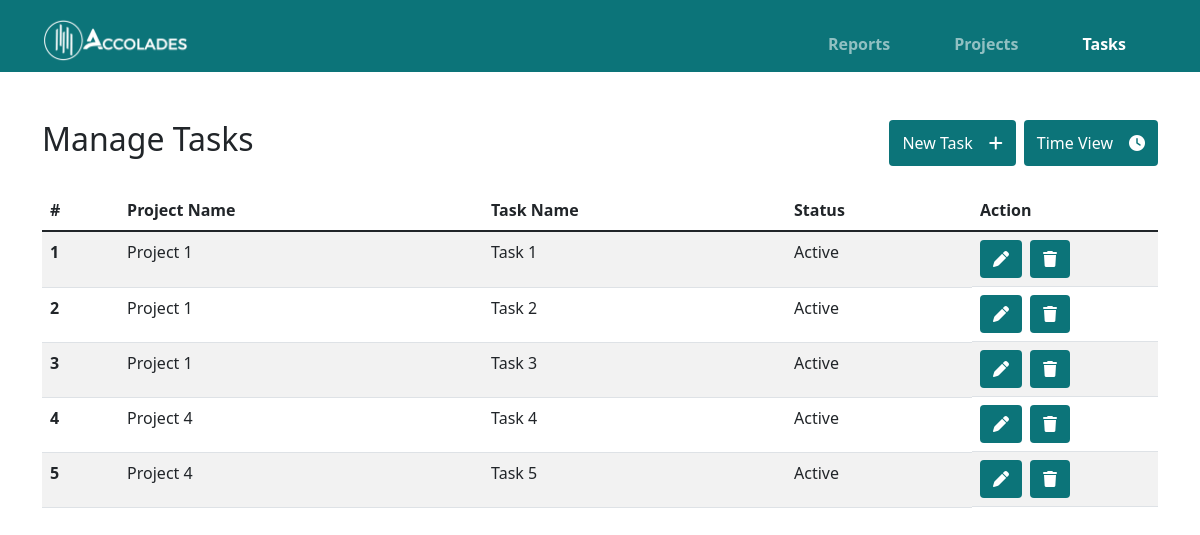
/task.php, run on the app's committed database.
### tables this page shows
CREATE TABLE `tasks` (
  `id` int(11) NOT NULL,
  `project_id` int(11) NOT NULL,
  `task_name` varchar(50) NOT NULL,
  `hour` int(11) NOT NULL DEFAULT 0,
  `date` date NOT NULL,
  `status` varchar(50) NOT NULL DEFAULT 'Active',
  `description` varchar(255) NOT NULL
);

CREATE TABLE `projects` (
  `id` int(11) NOT NULL,
  `project_name` varchar(50) NOT NULL,
  `status` varchar(50) NOT NULL DEFAULT 'Active'
);

### database_handle/read.php (called while the page is built, shortened)
<?php
    function execute_and_read($sql)
    {
        $connection = mysqli_connect("localhost","root","","accolades");
        $result = mysqli_query($connection, $sql);
        $data = json_encode(mysqli_fetch_all($result, MYSQLI_ASSOC));
        return($data);
    }
?>

### task.php (the view, shortened to what this page needs)
<!DOCTYPE html>
<html lang="en">
	<head>
		<?php include("common/head.php"); ?>
	</head>
	<body>
		<?php
			include("database_handle/read.php");
			include("common/nav.php");
			$data = json_decode(execute_and_read("SELECT tasks.id, projects.project_name, tasks.task_name, tasks.hour, tasks.date, tasks.status, tasks.description FROM tasks JOIN projects WHERE tasks.project_id = projects.id;"));
		?>
		<div class="container">
			<div class="row mb-4">
				<div class="col">
					<h2>Manage Tasks</h2>
				</div>
				<div class="col d-grid gap-2 d-flex justify-content-end">
					<button type="button" class="btn btn-main">
						<span class="d-none d-md-inline-block me-3">New Task</span><i class="fa-solid fa-plus"></i>
					</button>
					<button type="button" class="btn btn-main" id="time_view_button" onclick="toggle_table_and_button('task_view', 'time_view');">
						<span class="d-none d-md-inline-block me-3">Time View</span><i class="fa-solid fa-clock"></i>
					</button>
				</div>
			</div>
			<div class="row" id="task_view_table">
				<div class="col">
					<table class="table table-striped">
						<thead>
							<tr>
								<th scope="col">#</th>
								<th scope="col">Project Name</th>
								<th scope="col">Task Name</th>
								<th scope="col" class="col-2">Status</th>
								<th scope="col" class="col-2">Action</th>
							</tr>
						</thead>
						<tbody>
							<?php
								for ($i=0; $i < sizeof($data); $i++)
								{
					            	print '<tr id="' . $data[$i]->id . '">';
					                print '<th scope="row">' . $i + 1 . '</th>';
					                print '<td>' . $data[$i]->project_name . '</td>';
					                print '<td>' . $data[$i]->task_name . '</td>';
					                print '<td>' . $data[$i]->status . '</td>';
					                print '<td class="d-grid gap-2 d-md-flex">
										<button type="button" class="btn btn-main"><i class="fa-solid fa-pen"></i></button>
										<button type="button" class="btn btn-main"><i class="fa-solid fa-trash"></i></button>
									</td>
								</tr>';
								}
							?>
						</tbody>
					</table>
				</div>
			</div>
		</div>
	</body>
</html>

### css/main.css (style rules this page uses)
.btn-main { background-color: #0c7479 !important; color: #ffffff !important; }

### data on the page
tasks: project.project_name "Project 1", task_name "Task 1", status "Active"
tasks: project.project_name "Project 1", task_name "Task 2", status "Active"
tasks: project.project_name "Project 1", task_name "Task 3", status "Active"
tasks: project.project_name "Project 4", task_name "Task 4", status "Active"
tasks: project.project_name "Project 4", task_name "Task 5", status "Active"
